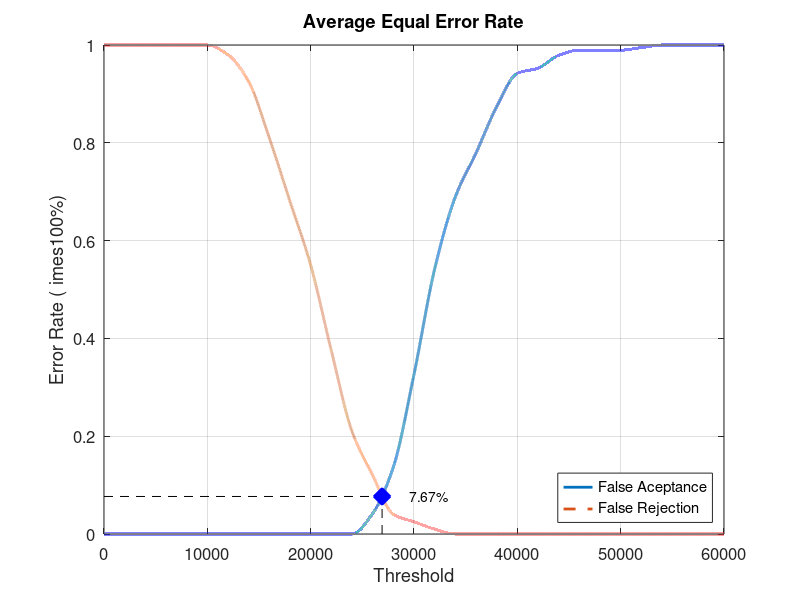
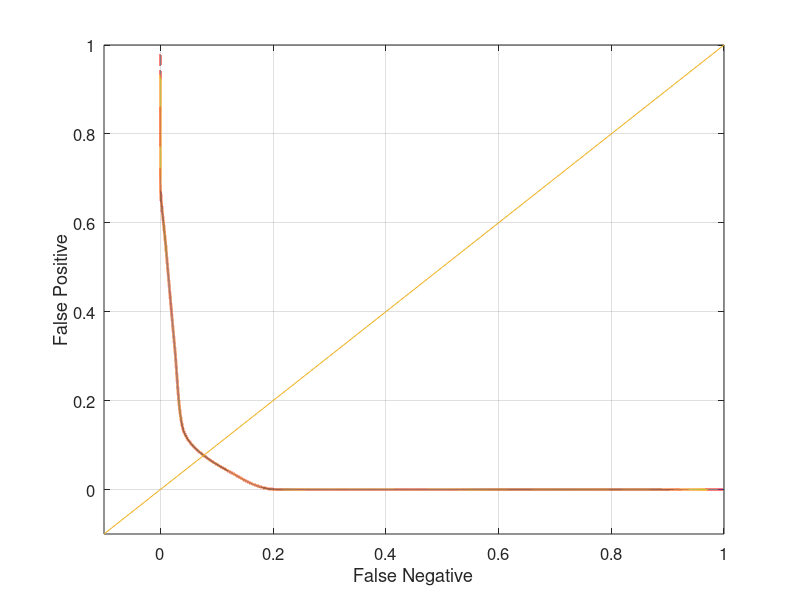

Here is the MATLAB script that generated these plots, in order:
close all;
clear;
clc;
x = 0:2000:60000;
xq = 0:0.5:60000;

y0 = [0 0 0 0 0 0 0 0 0 0 0 0 0 0.0421053 0.136842 0.326316 0.542105 0.689474 0.778947 0.873684 0.942105 0.952632 0.978947 0.989474 0.989474 0.989474 0.994737 1 1 1 1]
yy0 = interp1(x, y0, xq, 'pchip');
y1 = [1 1 1 1 1 1 0.98 0.925 0.81 0.68 0.55 0.375 0.21 0.12 0.04 0.025 0.01 0 0 0 0 0 0 0 0 0 0 0 0 0 0]
yy1 = interp1(x, y1, xq, 'pchip');

% Calculating EER: 
y2 = abs(y0 - y1);
find(y2 == min(y2))
yy2 = abs(yy0 - yy1);
xEER = find(yy2 == min(yy2));
xEERIndex = xq(xEER) % X-axis EER
yEER = yy0(xEER) % Y-axis EER

main = figure
plot(xq, yy0,'-','LineWidth', 2);	hold on
plot(xq, yy1,'--','LineWidth', 2);	hold on
plot([xEERIndex xEERIndex], [0 yEER], 'k--');	hold on
plot([0 xEERIndex], [yEER yEER], 'k--');	hold on
plot(xEERIndex, yEER, 'bx', 'LineWidth', 10);	hold on
text(xEERIndex + 10 * xEERIndex / 100, yEER, [num2str(round((10000 * yEER)) / 100) '%'])
legend('False Aceptance', 'False Rejection', 'Location', 'SouthEast')
xlabel('Threshold')
ylabel('Error Rate (	imes100%)')
title('Average Equal Error Rate')
set(gca, 'FontSize', 12)
axis([0 60000 0 1])
grid on

print(main, 'Database2_3Main', '-dpng');
FNRxFPR = figure('Color', [1 1 1]);
plot(yy1, yy0, '-', yy1, yy0, 'LineWidth', 2);
hold on
y = -0.1:0.1:1
plot(y, y); 
set(gca, 'FontSize', 12)
xlabel('False Negative')
ylabel('False Positive')
axis([-0.1 1 -0.1 1])
set(gca, 'FontSize', 12)
grid on

print(FNRxFPR, 'Database2_3FNRxFPR','-dpng');
